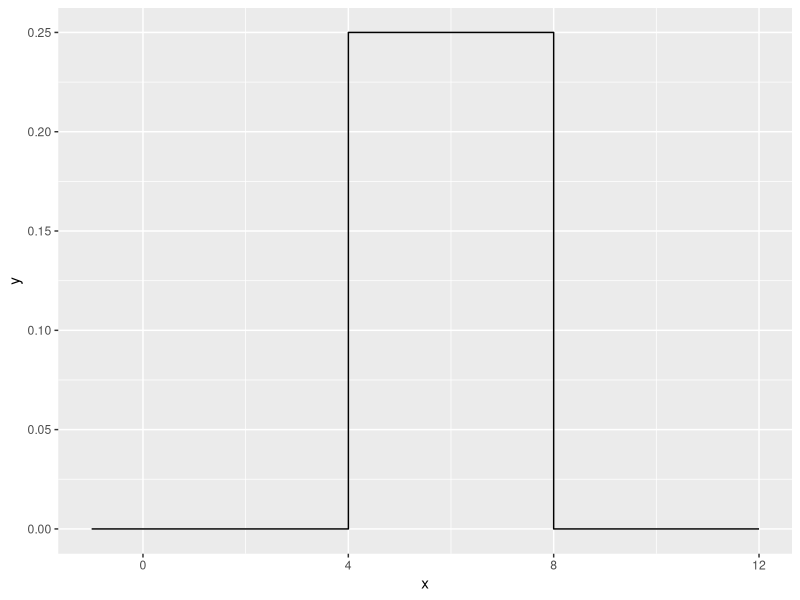
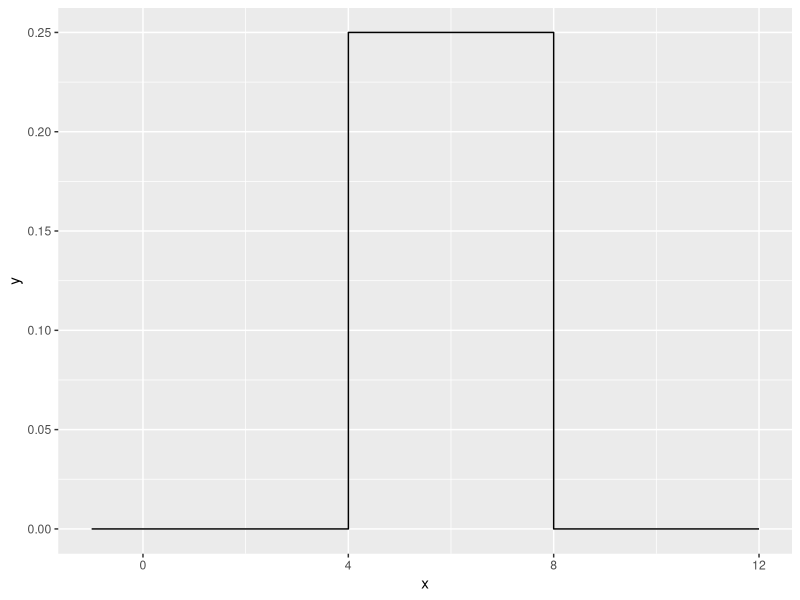
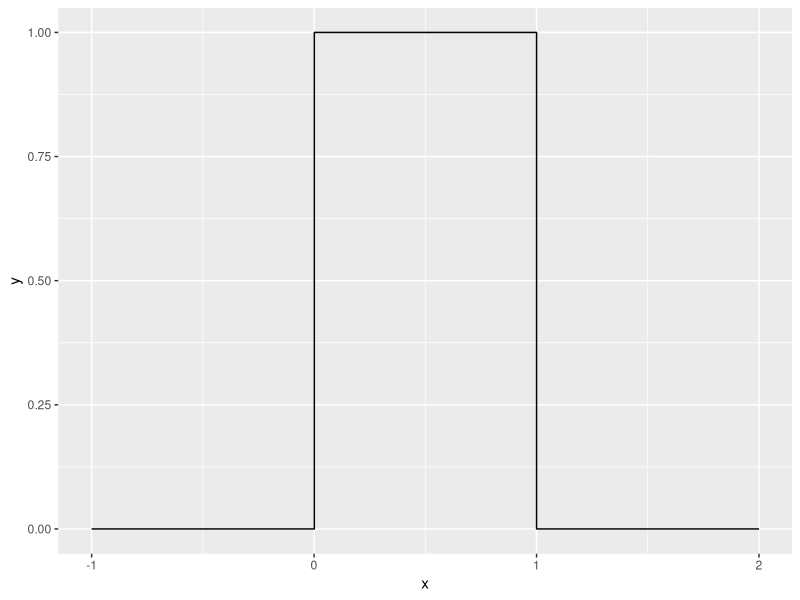

These charts were generated, in order, by the following R code:
## ---- chunk 1
library(ggplot2)
library(dplyr)
## ---- chunk 2
prob1a.fun <- function(a, b)
{
  return(b * factorial(a))
}
## ---- chunk 3
prob1a.fun(5, 4)
## ---- chunk 4
prob1c.fun <- function( a, b )
{
  if( a > b )
  {
    return( b * factorial(a) )
  }
  else
  {
    return( b - a )
  }
}
## ---- chunk 5
prob1c.fun(5, 4)
prob1c.fun(4, 5)
## ---- chunk 6
duniform <- function(x, a, b)
{
  if( x > a & x < b )
  {
    return( 1 / ( b - a ) )
  }
  else
  {
    return(0)
  }
}

duniform(1, 5, 10)
duniform(5, 1, 10)
duniform(2000, 1, 10)
## ---- chunk 7
duniform <- function(x, a, b)
{
  n <- length(x)
  res <- numeric(n)
  
  for(i in 1:n){
    if( x[i] > a & x[i] < b )
    {
      res[i] <- ( 1 / ( b - a ) )
    }
    else
    {
      res[i] <- (0)
    }
  }
  
  return(res)
}
## ---- chunk 8
        data.frame( x=seq(-1, 12, by=.001) ) %>%
          mutate( y = duniform(x, 4, 8) ) %>%
          ggplot( aes(x=x, y=y) ) +
          geom_step()
## ---- chunk 9
duniform <- function( x, a, b )
{
  return(ifelse(x > a & x < b, 1 / ( b - a ), 0))
}

data.frame( x=seq(-1, 12, by=.001) ) %>%
  mutate( y = duniform(x, 4, 8) ) %>%
  ggplot( aes(x=x, y=y) ) +
  geom_step()

microbenchmark::microbenchmark( duniform( seq(-4,12,by=.0001), 4, 8), times=100)
## ---- chunk 10
duniform <- function( x, a = 0, b = 1 )
{
  return(ifelse(x > a & x < b, 1 / ( b - a ), 0))
}

data.frame( x=seq(-1, 2, by=.001) ) %>%
  mutate( y = duniform(x) ) %>%
  ggplot( aes(x=x, y=y) ) +
  geom_step()
## ---- chunk 11
FizzBuzz <- function( n )
{
  res <- NULL
  
  for(i in 1:n)
  {
    if(i %% 3 == 0 && i %% 5 == 0)
    {
      res[i] = "Fizz Buzz"
    }
    else if(i %% 3 == 0)
    {
      res[i] = "Fizz"
    }
    else if(i %% 5 == 0)
    {
      res[i] = "Buzz"
    }
    else
    {
      res[i] = i
    }
  }
  
  return(res)
}
## ---- chunk 12
FizzBuzz(50)
